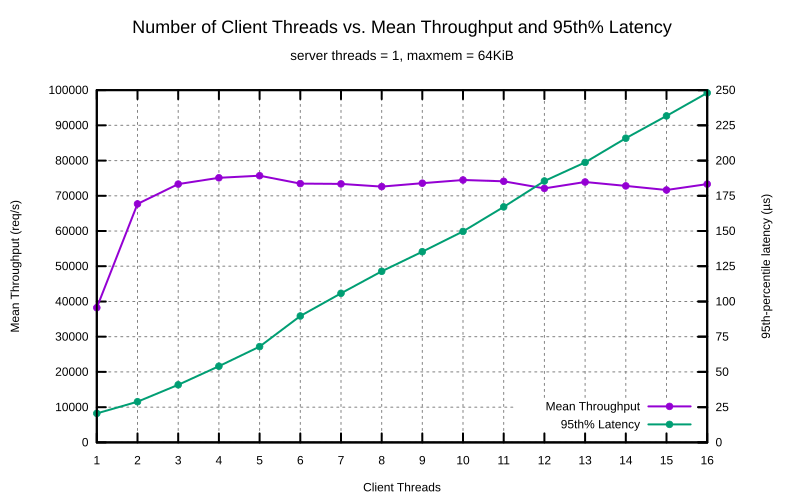

The script that saved this image:
reset

# Output as SVG
set terminal svg size 800, 500 rounded linewidth 2
set output  "single_performance.svg"

# Set plot and axis titles
set title "Number of Client Threads vs. Mean Throughput and 95th% Latency\n\
{/*0.75 server threads = 1, maxmem = 64KiB}" font ",18"
set xlabel "Client Threads"
set ylabel "Mean Throughput (req/s)"
set y2label "95th-percentile latency (µs)"

# Put the key at the bottom right
set key bottom right

# Configure axes
set xrange  [1:16]      # Set X-axis scale
set xtics   1           # Add X-tics at intervals of 1
set yrange  [0:100000]  # Set left Y-axis scale
set ytics   10000       # Add left Y-tics at intervals of 10k
set y2range [0:250]     # Set right Y-axis scale
set y2tics  25          # Add right Y-tics at intervals of 25µs
set grid                # Enable grid lines (easier to read)

# Plot data using lines with circle points
set style data linespoints
plot "single_performance.dat" using 1:2 axes x1y1 \
     title "Mean Throughput" pointtype 7 pointsize 0.75, \
     "single_performance.dat" using 1:3 axes x1y2 \
     title "95th% Latency" pointtype 7 pointsize 0.75
